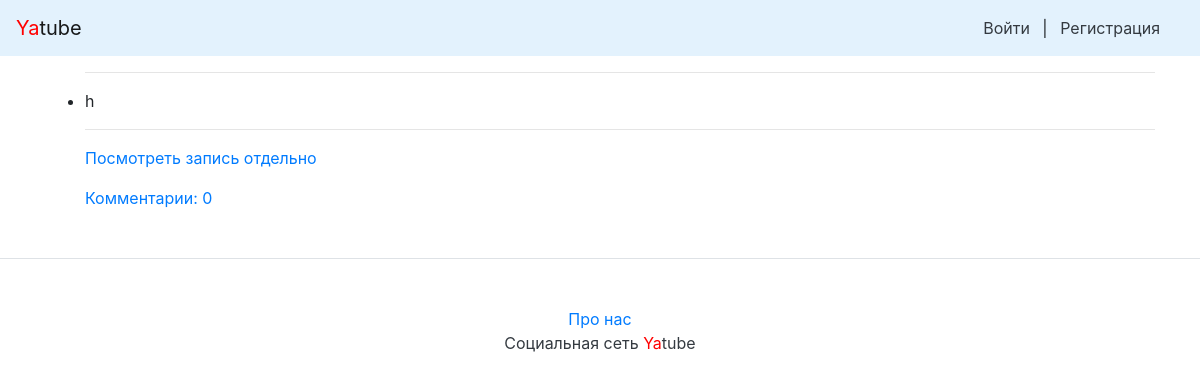
/anton3/, run on an earlier commit of the app's database.
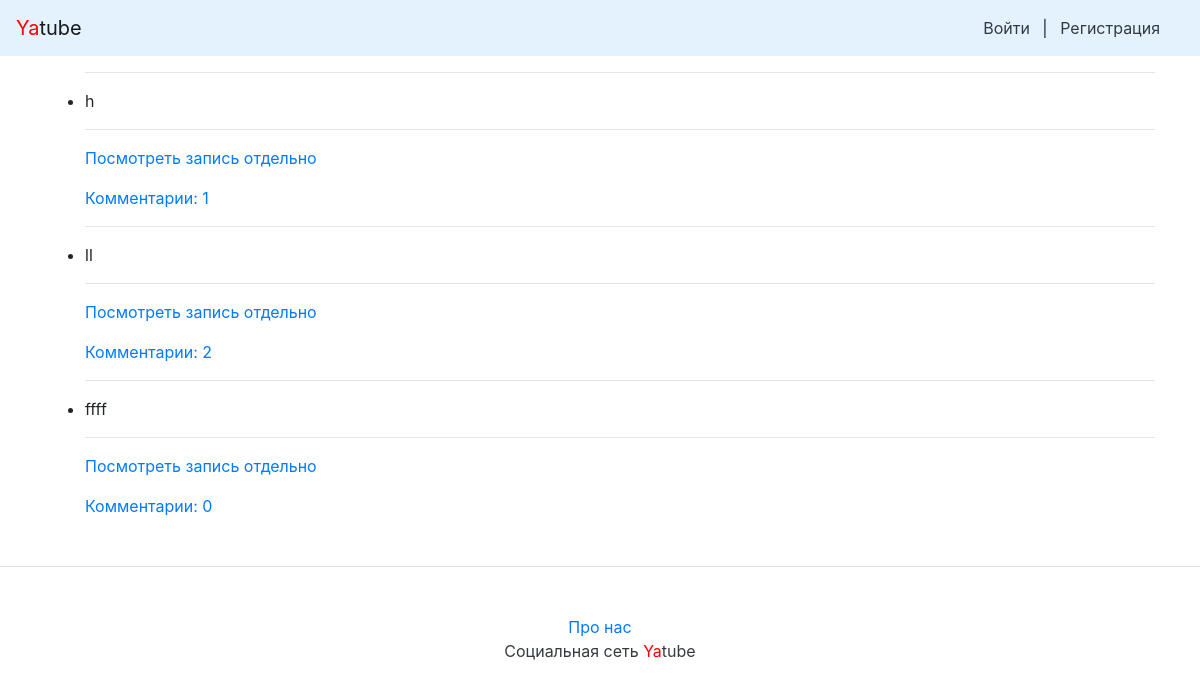
And on a later commit of the database.
### posts/models.py (models this page shows)
class Post(models.Model):
    text=models.CharField(max_length=25,null=True,verbose_name='введите текст' )
    pub_date=models.DateTimeField('date published',auto_now_add=True,)  #db_index=True для оптимизации#
    author=models.ForeignKey(User, on_delete=models.CASCADE, null=True,related_name='posts')
    image=models.ImageField(upload_to='posts/',blank=True,null=True)
    def __str__(self):
        return self.text

### posts/views.py (the view)
# urls.py: path('<str:username>/', user_posts, name='profile'),
@cache_page(60*15)
def user_posts(request, username):   #все посты
  tak=Post.objects.all
  posts = Post.objects.filter(author__username=username ) # от конкретного автора
  return render(request, 'profile.html', {'posts':posts,'tak':tak })

### templates/profile.html
{% extends 'base.html' %}
{% block content %}
{% for a in posts %}
<ul><li>
<hr>
<p>{{a}}</p>
<hr>
<a href="{% url 'tak'  request.user.id a.id %}">Посмотреть запись отдельно</a></p>
<a href="{% url 'tak' request.user.id a.id%}">Комментарии: {{a.comments.count}}</a>
</li>
</ul>
{% endfor %}
{% endblock content %}

What changed in the data, as far as the page shows it:
computed for Post (number 1 of 3 on the later page): comments.count "0" → "1"
added Post: text "ll", comments.count "2"
added Post: text "ffff", comments.count "0"
